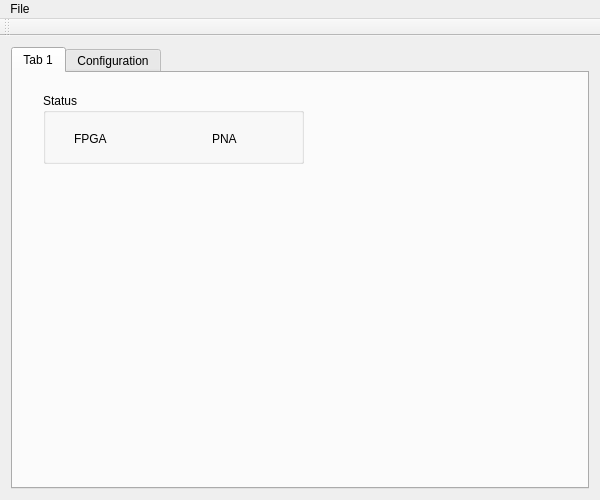
<?xml version="1.0" encoding="UTF-8"?>
<ui version="4.0">
 <class>MainWindow</class>
 <widget class="QMainWindow" name="MainWindow">
  <property name="geometry">
   <rect>
    <x>0</x>
    <y>0</y>
    <width>600</width>
    <height>500</height>
   </rect>
  </property>
  <property name="sizePolicy">
   <sizepolicy hsizetype="Fixed" vsizetype="Fixed">
    <horstretch>0</horstretch>
    <verstretch>0</verstretch>
   </sizepolicy>
  </property>
  <property name="minimumSize">
   <size>
    <width>600</width>
    <height>500</height>
   </size>
  </property>
  <property name="maximumSize">
   <size>
    <width>600</width>
    <height>500</height>
   </size>
  </property>
  <property name="windowTitle">
   <string>MainWindow</string>
  </property>
  <widget class="QWidget" name="centralWidget">
   <layout class="QGridLayout" name="gridLayout">
    <item row="0" column="0">
     <widget class="QTabWidget" name="MainTab">
      <property name="currentIndex">
       <number>0</number>
      </property>
      <widget class="QWidget" name="tab">
       <attribute name="title">
        <string>Tab 1</string>
       </attribute>
       <widget class="QGroupBox" name="StatusGroupBox">
        <property name="geometry">
         <rect>
          <x>30</x>
          <y>20</y>
          <width>261</width>
          <height>71</height>
         </rect>
        </property>
        <property name="title">
         <string>Status</string>
        </property>
        <widget class="QWidget" name="">
         <property name="geometry">
          <rect>
           <x>20</x>
           <y>30</y>
           <width>221</width>
           <height>32</height>
          </rect>
         </property>
         <layout class="QHBoxLayout" name="horizontalLayout_2">
          <item>
           <widget class="QLabel" name="FpfaLabel">
            <property name="text">
             <string>FPGA</string>
            </property>
           </widget>
          </item>
          <item>
           <widget class="QLabel" name="FpgaStatus">
            <property name="sizePolicy">
             <sizepolicy hsizetype="Preferred" vsizetype="Fixed">
              <horstretch>0</horstretch>
              <verstretch>0</verstretch>
             </sizepolicy>
            </property>
            <property name="minimumSize">
             <size>
              <width>30</width>
              <height>30</height>
             </size>
            </property>
            <property name="maximumSize">
             <size>
              <width>30</width>
              <height>30</height>
             </size>
            </property>
            <property name="text">
             <string/>
            </property>
           </widget>
          </item>
          <item>
           <spacer name="horizontalSpacer">
            <property name="orientation">
             <enum>Qt::Horizontal</enum>
            </property>
            <property name="sizeHint" stdset="0">
             <size>
              <width>40</width>
              <height>20</height>
             </size>
            </property>
           </spacer>
          </item>
          <item>
           <widget class="QLabel" name="PnaLabel">
            <property name="text">
             <string>PNA</string>
            </property>
           </widget>
          </item>
          <item>
           <widget class="QLabel" name="PnaStatus">
            <property name="minimumSize">
             <size>
              <width>30</width>
              <height>30</height>
             </size>
            </property>
            <property name="maximumSize">
             <size>
              <width>30</width>
              <height>30</height>
             </size>
            </property>
            <property name="text">
             <string/>
            </property>
           </widget>
          </item>
         </layout>
        </widget>
       </widget>
      </widget>
      <widget class="QWidget" name="ConfigTab">
       <attribute name="title">
        <string>Configuration</string>
       </attribute>
       <layout class="QGridLayout" name="gridLayout_2">
        <item row="0" column="0">
         <layout class="QHBoxLayout" name="horizontalLayout">
          <item>
           <widget class="QListWidget" name="CongListWidget">
            <property name="sizePolicy">
             <sizepolicy hsizetype="Fixed" vsizetype="Expanding">
              <horstretch>1</horstretch>
              <verstretch>0</verstretch>
             </sizepolicy>
            </property>
            <property name="maximumSize">
             <size>
              <width>100</width>
              <height>16777215</height>
             </size>
            </property>
            <property name="horizontalScrollBarPolicy">
             <enum>Qt::ScrollBarAlwaysOff</enum>
            </property>
            <property name="dragDropMode">
             <enum>QAbstractItemView::NoDragDrop</enum>
            </property>
            <property name="defaultDropAction">
             <enum>Qt::IgnoreAction</enum>
            </property>
            <property name="iconSize">
             <size>
              <width>40</width>
              <height>40</height>
             </size>
            </property>
            <property name="movement">
             <enum>QListView::Static</enum>
            </property>
            <property name="resizeMode">
             <enum>QListView::Adjust</enum>
            </property>
            <property name="viewMode">
             <enum>QListView::IconMode</enum>
            </property>
           </widget>
          </item>
          <item>
           <layout class="QVBoxLayout" name="verticalLayout">
            <item>
             <widget class="QStackedWidget" name="ConfStackedWidget">
              <property name="sizePolicy">
               <sizepolicy hsizetype="Preferred" vsizetype="Preferred">
                <horstretch>1</horstretch>
                <verstretch>0</verstretch>
               </sizepolicy>
              </property>
              <property name="currentIndex">
               <number>0</number>
              </property>
              <widget class="QWidget" name="PnaPage">
               <widget class="QWidget" name="layoutWidget">
                <property name="geometry">
                 <rect>
                  <x>10</x>
                  <y>10</y>
                  <width>211</width>
                  <height>85</height>
                 </rect>
                </property>
                <layout class="QFormLayout" name="formLayout">
                 <property name="fieldGrowthPolicy">
                  <enum>QFormLayout::AllNonFixedFieldsGrow</enum>
                 </property>
                 <property name="labelAlignment">
                  <set>Qt::AlignRight|Qt::AlignTrailing|Qt::AlignVCenter</set>
                 </property>
                 <item row="0" column="0">
                  <widget class="QLabel" name="IpAddrabel">
                   <property name="text">
                    <string>IP address</string>
                   </property>
                   <property name="alignment">
                    <set>Qt::AlignRight|Qt::AlignTrailing|Qt::AlignVCenter</set>
                   </property>
                  </widget>
                 </item>
                 <item row="1" column="0">
                  <widget class="QLabel" name="PortLabel">
                   <property name="text">
                    <string>Port</string>
                   </property>
                   <property name="alignment">
                    <set>Qt::AlignRight|Qt::AlignTrailing|Qt::AlignVCenter</set>
                   </property>
                  </widget>
                 </item>
                 <item row="1" column="1">
                  <widget class="QSpinBox" name="PortSpinBox">
                   <property name="maximum">
                    <number>65534</number>
                   </property>
                  </widget>
                 </item>
                 <item row="0" column="1">
                  <widget class="QLineEdit" name="IpEdit">
                   <property name="inputMask">
                    <string/>
                   </property>
                   <property name="text">
                    <string/>
                   </property>
                  </widget>
                 </item>
                </layout>
               </widget>
               <widget class="QWidget" name="widget" native="true">
                <property name="geometry">
                 <rect>
                  <x>0</x>
                  <y>310</y>
                  <width>450</width>
                  <height>70</height>
                 </rect>
                </property>
                <property name="sizePolicy">
                 <sizepolicy hsizetype="Preferred" vsizetype="Fixed">
                  <horstretch>0</horstretch>
                  <verstretch>0</verstretch>
                 </sizepolicy>
                </property>
                <property name="minimumSize">
                 <size>
                  <width>0</width>
                  <height>70</height>
                 </size>
                </property>
               </widget>
               <widget class="QPushButton" name="pushButton">
                <property name="geometry">
                 <rect>
                  <x>210</x>
                  <y>370</y>
                  <width>99</width>
                  <height>27</height>
                 </rect>
                </property>
                <property name="text">
                 <string>PushButton</string>
                </property>
               </widget>
               <widget class="QPushButton" name="pushButton_2">
                <property name="geometry">
                 <rect>
                  <x>330</x>
                  <y>370</y>
                  <width>99</width>
                  <height>27</height>
                 </rect>
                </property>
                <property name="text">
                 <string>PushButton</string>
                </property>
               </widget>
              </widget>
              <widget class="QWidget" name="page_2"/>
             </widget>
            </item>
           </layout>
          </item>
         </layout>
        </item>
       </layout>
      </widget>
     </widget>
    </item>
   </layout>
  </widget>
  <widget class="QMenuBar" name="menuBar">
   <property name="geometry">
    <rect>
     <x>0</x>
     <y>0</y>
     <width>600</width>
     <height>25</height>
    </rect>
   </property>
   <widget class="QMenu" name="menuFile">
    <property name="title">
     <string>File</string>
    </property>
    <addaction name="actionExit"/>
   </widget>
   <addaction name="menuFile"/>
  </widget>
  <widget class="QToolBar" name="mainToolBar">
   <attribute name="toolBarArea">
    <enum>TopToolBarArea</enum>
   </attribute>
   <attribute name="toolBarBreak">
    <bool>false</bool>
   </attribute>
  </widget>
  <action name="actionExit">
   <property name="text">
    <string>Exit</string>
   </property>
  </action>
 </widget>
 <layoutdefault spacing="6" margin="11"/>
 <resources>
  <include location="icons.qrc"/>
 </resources>
 <connections>
  <connection>
   <sender>actionExit</sender>
   <signal>triggered(bool)</signal>
   <receiver>MainWindow</receiver>
   <slot>close()</slot>
   <hints>
    <hint type="sourcelabel">
     <x>-1</x>
     <y>-1</y>
    </hint>
    <hint type="destinationlabel">
     <x>199</x>
     <y>149</y>
    </hint>
   </hints>
  </connection>
 </connections>
</ui>
